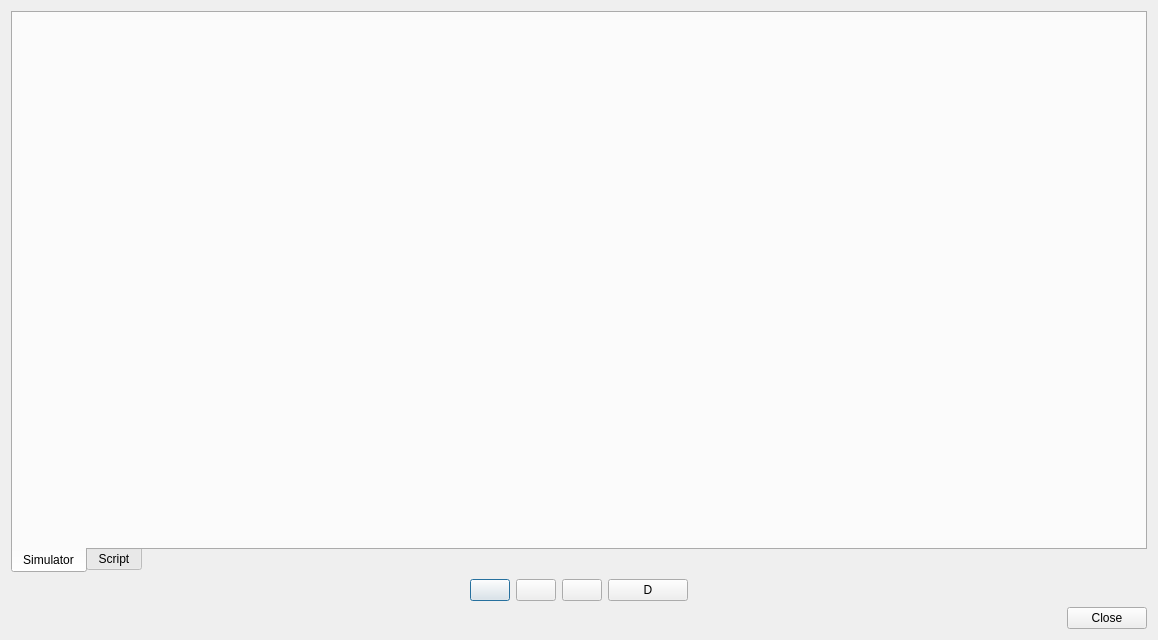
<?xml version="1.0" encoding="UTF-8"?>
<ui version="4.0">
 <class>QLogicCircuitSimulator</class>
 <widget class="QDialog" name="QLogicCircuitSimulator">
  <property name="geometry">
   <rect>
    <x>0</x>
    <y>0</y>
    <width>1158</width>
    <height>640</height>
   </rect>
  </property>
  <property name="windowTitle">
   <string>Dialog</string>
  </property>
  <layout class="QVBoxLayout" name="verticalLayout_2">
   <item>
    <widget class="QTabWidget" name="tabWidget">
     <property name="tabPosition">
      <enum>QTabWidget::South</enum>
     </property>
     <property name="currentIndex">
      <number>0</number>
     </property>
     <widget class="QWidget" name="tab">
      <attribute name="title">
       <string>Simulator</string>
      </attribute>
      <layout class="QVBoxLayout" name="verticalLayout">
       <item>
        <widget class="QLogicCircuitSimView" name="simView" native="true">
         <property name="sizePolicy">
          <sizepolicy hsizetype="Preferred" vsizetype="MinimumExpanding">
           <horstretch>0</horstretch>
           <verstretch>0</verstretch>
          </sizepolicy>
         </property>
        </widget>
       </item>
      </layout>
     </widget>
     <widget class="QWidget" name="tab_2">
      <attribute name="title">
       <string>Script</string>
      </attribute>
      <layout class="QVBoxLayout" name="verticalLayout_3">
       <item>
        <widget class="QTextEdit" name="textEdit"/>
       </item>
      </layout>
     </widget>
    </widget>
   </item>
   <item>
    <layout class="QHBoxLayout" name="horizontalLayout">
     <item>
      <spacer name="horizontalSpacer">
       <property name="orientation">
        <enum>Qt::Horizontal</enum>
       </property>
       <property name="sizeHint" stdset="0">
        <size>
         <width>40</width>
         <height>20</height>
        </size>
       </property>
      </spacer>
     </item>
     <item>
      <widget class="QPushButton" name="stopPushButton">
       <property name="icon">
        <iconset resource="qlogiccircuitsim.qrc">
         <normaloff>:/qlogiccircuitsim/control.stop</normaloff>:/qlogiccircuitsim/control.stop</iconset>
       </property>
      </widget>
     </item>
     <item>
      <widget class="QPushButton" name="startPushButton">
       <property name="text">
        <string/>
       </property>
       <property name="icon">
        <iconset resource="qlogiccircuitsim.qrc">
         <normaloff>:/qlogiccircuitsim/control.play</normaloff>:/qlogiccircuitsim/control.play</iconset>
       </property>
      </widget>
     </item>
     <item>
      <widget class="QPushButton" name="pausePushButton">
       <property name="text">
        <string/>
       </property>
       <property name="icon">
        <iconset resource="qlogiccircuitsim.qrc">
         <normaloff>:/qlogiccircuitsim/control.pause</normaloff>:/qlogiccircuitsim/control.pause</iconset>
       </property>
      </widget>
     </item>
     <item>
      <widget class="QPushButton" name="debuggerPushButton">
       <property name="text">
        <string>D</string>
       </property>
      </widget>
     </item>
     <item>
      <spacer name="horizontalSpacer_2">
       <property name="orientation">
        <enum>Qt::Horizontal</enum>
       </property>
       <property name="sizeHint" stdset="0">
        <size>
         <width>40</width>
         <height>20</height>
        </size>
       </property>
      </spacer>
     </item>
    </layout>
   </item>
   <item>
    <widget class="QDialogButtonBox" name="buttonBox">
     <property name="orientation">
      <enum>Qt::Horizontal</enum>
     </property>
     <property name="standardButtons">
      <set>QDialogButtonBox::Close</set>
     </property>
    </widget>
   </item>
  </layout>
 </widget>
 <customwidgets>
  <customwidget>
   <class>QLogicCircuitSimView</class>
   <extends>QWidget</extends>
   <header>qlogiccircuitsimview.h</header>
   <container>1</container>
   <slots>
    <slot>start()</slot>
    <slot>stop()</slot>
    <slot>pause()</slot>
    <slot>debug()</slot>
   </slots>
  </customwidget>
 </customwidgets>
 <resources>
  <include location="qlogiccircuitsim.qrc"/>
 </resources>
 <connections>
  <connection>
   <sender>buttonBox</sender>
   <signal>accepted()</signal>
   <receiver>QLogicCircuitSimulator</receiver>
   <slot>accept()</slot>
   <hints>
    <hint type="sourcelabel">
     <x>236</x>
     <y>580</y>
    </hint>
    <hint type="destinationlabel">
     <x>157</x>
     <y>274</y>
    </hint>
   </hints>
  </connection>
  <connection>
   <sender>buttonBox</sender>
   <signal>rejected()</signal>
   <receiver>QLogicCircuitSimulator</receiver>
   <slot>reject()</slot>
   <hints>
    <hint type="sourcelabel">
     <x>304</x>
     <y>580</y>
    </hint>
    <hint type="destinationlabel">
     <x>286</x>
     <y>274</y>
    </hint>
   </hints>
  </connection>
  <connection>
   <sender>stopPushButton</sender>
   <signal>clicked()</signal>
   <receiver>simView</receiver>
   <slot>stop()</slot>
   <hints>
    <hint type="sourcelabel">
     <x>457</x>
     <y>423</y>
    </hint>
    <hint type="destinationlabel">
     <x>541</x>
     <y>184</y>
    </hint>
   </hints>
  </connection>
  <connection>
   <sender>startPushButton</sender>
   <signal>clicked()</signal>
   <receiver>simView</receiver>
   <slot>start()</slot>
   <hints>
    <hint type="sourcelabel">
     <x>488</x>
     <y>415</y>
    </hint>
    <hint type="destinationlabel">
     <x>497</x>
     <y>196</y>
    </hint>
   </hints>
  </connection>
  <connection>
   <sender>pausePushButton</sender>
   <signal>clicked()</signal>
   <receiver>simView</receiver>
   <slot>pause()</slot>
   <hints>
    <hint type="sourcelabel">
     <x>522</x>
     <y>411</y>
    </hint>
    <hint type="destinationlabel">
     <x>638</x>
     <y>245</y>
    </hint>
   </hints>
  </connection>
  <connection>
   <sender>debuggerPushButton</sender>
   <signal>clicked()</signal>
   <receiver>simView</receiver>
   <slot>debug()</slot>
   <hints>
    <hint type="sourcelabel">
     <x>630</x>
     <y>588</y>
    </hint>
    <hint type="destinationlabel">
     <x>577</x>
     <y>278</y>
    </hint>
   </hints>
  </connection>
 </connections>
</ui>
